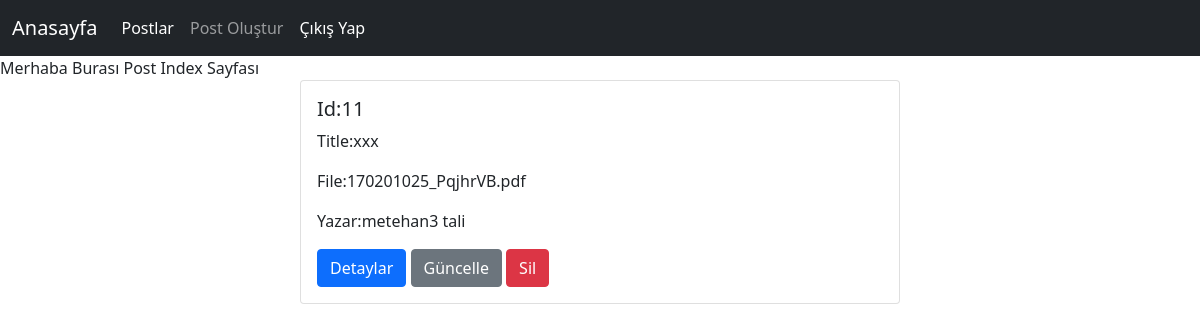
Page /post/index (signed in) on the earlier database version.
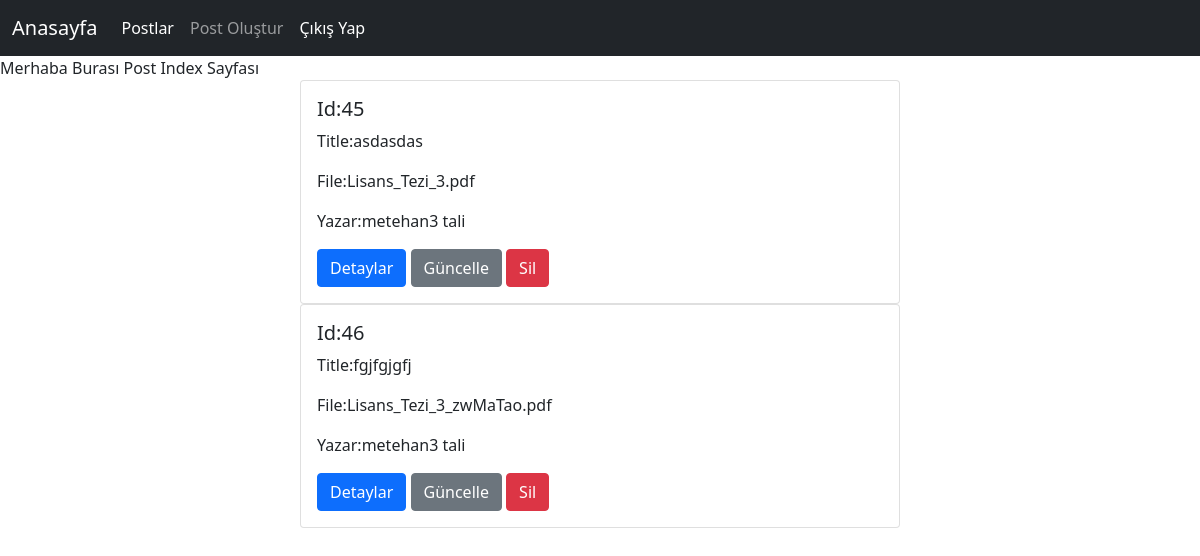
Same page on the later database version.
### post/models.py (models this page shows, shortened)
class Post(models.Model):
    title = models.CharField(max_length=120, verbose_name="Başlık")
    file = models.FileField(null=True, blank=True)
    user = models.ForeignKey('auth.User', verbose_name='yazar', on_delete=models.CASCADE)
    def get_absolute_url(self):
        return reverse('post:detail', kwargs={'id': self.id})
    def get_update_url(self):
        return reverse('post:update', kwargs={'id': self.id})
    def get_delete_url(self):
        return reverse('post:delete', kwargs={'id': self.id})

### post/views.py (the view)
# urls.py: path('index', post_index , name='index'),
def post_index(request):
    posts = Post.objects.all().filter(user_id=request.user.id)
    return render(request, 'post/index.html', {'posts': posts})

### templates/post/index.html
{% extends 'base.html' %}
{% block body %}
Merhaba Burası Post Index Sayfası<br>
{% for post in posts %}
    <div class="card col-md-6 offset-3">
      <div class="card-body">
        <h5 class="card-title">Id:{{ post.id}}</h5>
        <p class="card-text">Title:{{ post.title }}</p>
        <p class="card-text">File:{{ post.file}}</p>
        <p class="card-text">Yazar:{{ post.user.get_full_name}}</p>
          {% if request.user.is_authenticated %}
        <a href="{{ post.get_absolute_url }}" class="btn btn-primary">Detaylar</a>
        <a href="{{ post.get_update_url }}" class="btn btn-secondary">Güncelle</a>
        <a href="{{ post.get_delete_url }}" class="btn btn-danger">Sil</a>
          {% endif %}
      </div>
    </div>
{% endfor %}
{% endblock%}

### templates/base.html (shortened to what this page needs)
{% load static %}
<html lang="en">
<head>
    <link rel="stylesheet" href="{% static 'css/bootstrap.min.css' %}">
</head>
<body>
     <nav class="navbar sticky-top navbar-dark text-light bg-dark navbar-expand " >
      <div class="container-fluid">
         <a class="navbar-brand" href="{% url 'home:home' %}">Anasayfa</a>
         <div class="collapse navbar-collapse" id="navbarNavAltMarkup">
           <div class="navbar-nav">
               {% if request.user.is_authenticated %}
             <a class="nav-link active" aria-current="page" href="{% url 'post:index' %}">Postlar</a>
             <a class="nav-link" href="{% url 'post:create' %}">Post Oluştur</a>
              {% endif %}
                   {% if not request.user.is_authenticated %}
             <a class="nav-link active" aria-current="page" href="{% url 'Accounts:login' %}">Giriş Yap</a>
               {% else %}
                   <a class="nav-link active" aria-current="page" href="{% url 'Accounts:logout' %}">Çıkış Yap</a>
               {% endif %}
           </div>
         </div>
      </div>
    </nav>
    {% block body %}
    {% endblock %}
</body>
</html>

Differences in the rows shown:
removed Post: id "11", title "xxx", file "170201025_PqjhrVB.pdf", user.get_full_name "metehan3 tali"
added Post: id "45", title "asdasdas", file "Lisans_Tezi_3.pdf", user.get_full_name "metehan3 tali"
added Post: id "46", title "fgjfgjgfj", file "Lisans_Tezi_3_zwMaTao.pdf", user.get_full_name "metehan3 tali"
